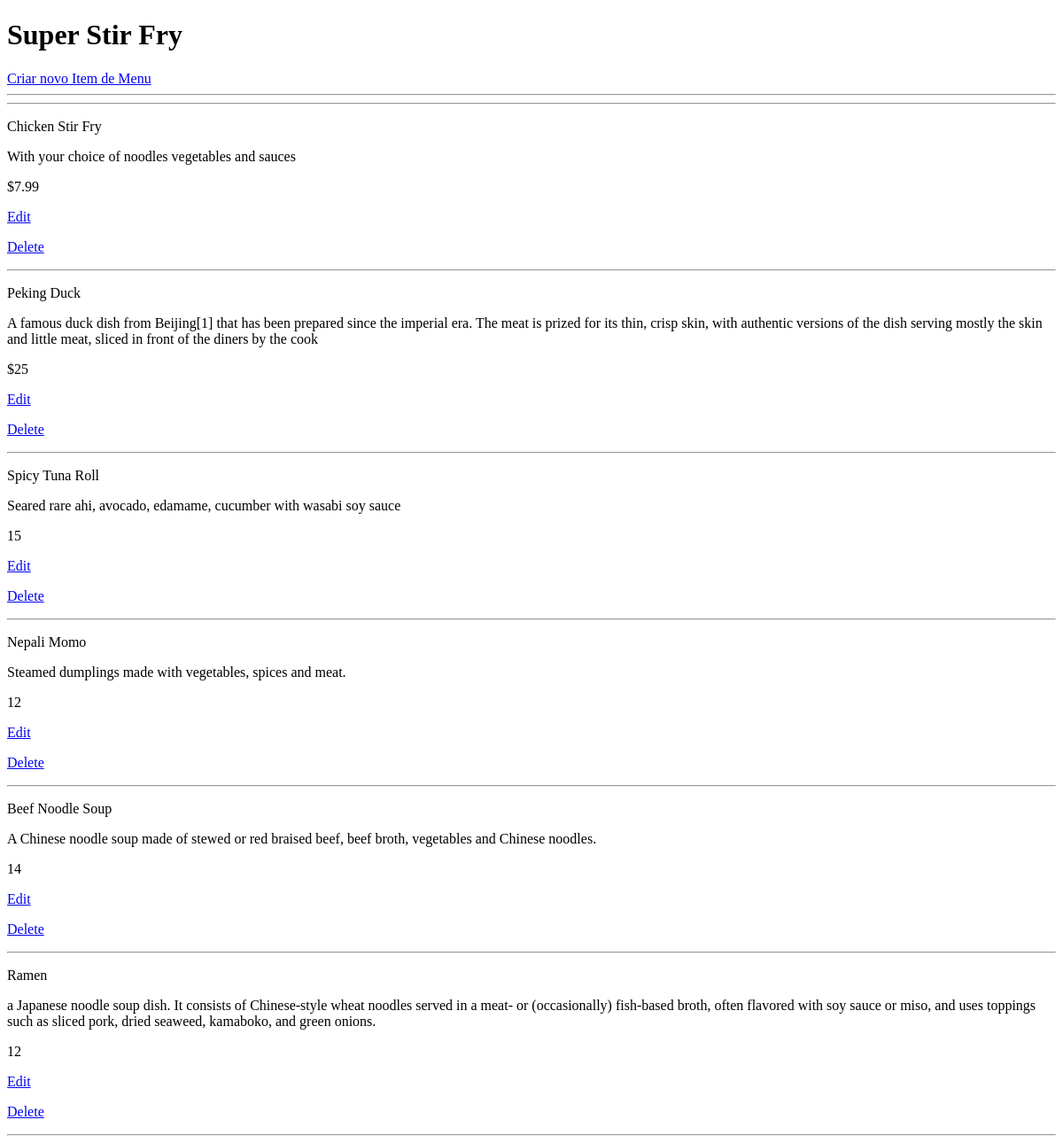
The app's page /restaurant/11/, older data.
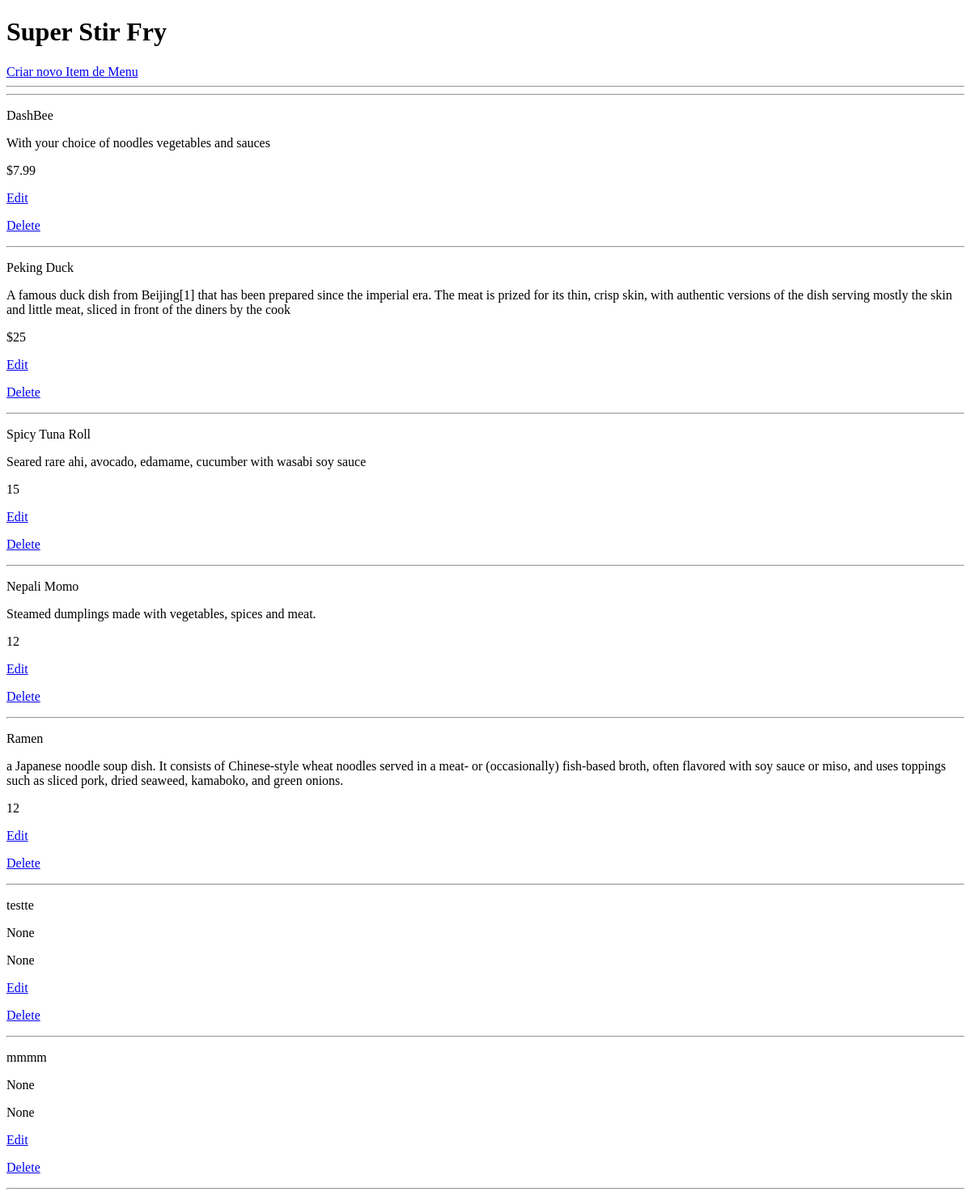
The same page, newer data.
### database_setup.py (models this page shows)
class MenuItem(Base):
    __tablename__ = 'menu_item'
    name =Column(String(80), nullable = False)
    id = Column(Integer, primary_key = True)
    description = Column(String(250))
    price = Column(String(8))
    course = Column(String(250))
    restaurant_id = Column(Integer,ForeignKey('restaurant.id'))
    restaurant = relationship(Restaurant)

### project.py (the view)
@app.route('/')
@app.route('/restaurant/<int:restaurant_id>/')
def restaurantMenu(restaurant_id):
    restaurant = session.query(Restaurant).filter_by(id=restaurant_id).one()
    items = session.query(MenuItem).filter_by(restaurant_id=restaurant.id)
    return render_template('menu.html', restaurant=restaurant, items=items)

### templates/menu.html (shortened to what this page needs)
<!DOCTYPE html>
<html lang="pt-br" dir="ltr">
  <head>
  </head>
  <body>
    <h1>{{ restaurant.name }}</h1>
    <a href='{{ url_for('newMenuItem', restaurant_id = restaurant.id) }}'>Criar novo Item de Menu</a>
    <hr>
    <hr>
    {% for i in items %}
      <div>
        <p>{{ i.name }}</p>
        <p>{{ i.description }}</p>
        <p>{{ i.price }}</p>
        <p>
          <a href='{{ url_for('editMenuItem', restaurant_id = restaurant.id,
                      menu_id = i.id) }}'>
                      Edit
          </a>
        </p>
        <p>
          <a href='{{ url_for('deleteMenuItem', restaurant_id = restaurant.id,
                      menu_id = i.id) }}'>
                      Delete
          </a>
        </p>
      </div>
      <hr>
    {% endfor %}
  </body>
</html>

Row changes from the older to the newer data that the page shows:
removed MenuItem: name "Beef Noodle Soup", description "A Chinese noodle soup made of stewed or red braised beef, beef broth, vegetables and Chinese noodles.", price "14"
changed MenuItem "With your choice of noodles vegetables and sauces": name "Chicken Stir Fry" → "DashBee"
now on this page (row edited): MenuItem: name "testte", description "None", price "None"
now on this page (row edited): MenuItem: name "mmmm", description "None", price "None"
